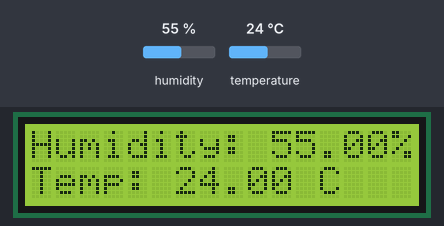
Bench run of a sketch on a simulated Arduino Uno, built with avr-gcc and run on an emulated ATmega328P. Parts: 16×2 character LCD. The inputs (shaded band) are chosen by the test bench; at power-on: humidity 55 %, temperature 24 °C.

Above: at 1.2 s.
1.3 s: humidity set to 22 %
At 3.6 s:
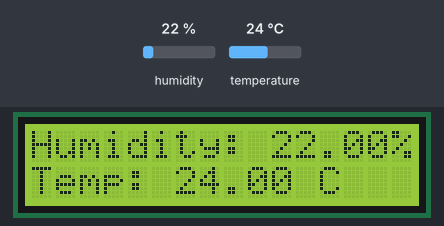
7.4 s: temperature set to 12 °C
At 9.8 s:
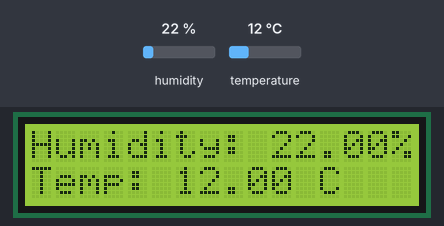
11.8 s: humidity set to 40 %
At 13.5 s:
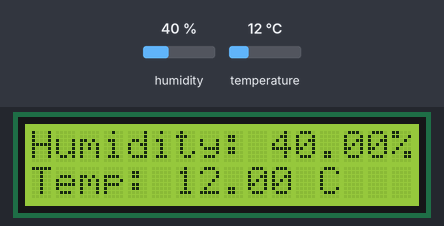
15.9 s: temperature set to 19 °C
At 17.2 s:
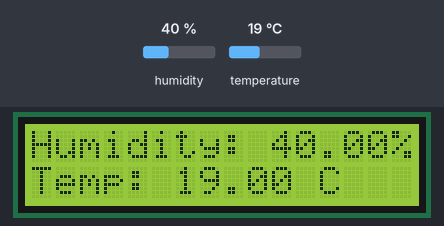
Timing chart, 0 to 18.9 s (numbered marks = the images above; inputs shaded):
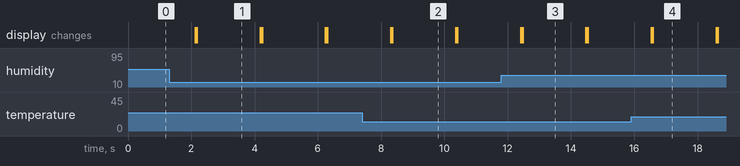

Measured:
- after the input at 1.3 s, the display: first differs from a run without the input after 0.88 s (image 1)
- after the input at 7.4 s, the display: first differs from a run without the input after 0.95 s (image 2)
- after the input at 11.8 s, the display: first differs from a run without the input after 0.67 s (image 3)
- after the input at 15.9 s, the display: first differs from a run without the input after 0.69 s (image 4)
- what the display in image 1 shows lasts 2.0 s, from 2.2 s to 4.2 s

The sketch:

dht11_code.ino
```cpp
// This code is designed by Prince Kushwaha
// Include necessary libraries
#include "DHT.h"
#include <LiquidCrystal_I2C.h>

// Define pin and sensor type for DHT sensor
#define DHTPIN 4
#define DHTTYPE DHT11
// Uncomment one of the following lines based on the sensor you're using
#define DHTTYPE DHT11
//#define DHTTYPE DHT22

// Initialize DHT sensor
DHT dht(DHTPIN, DHTTYPE);

// Initialize LCD
LiquidCrystal_I2C lcd(0x27, 16, 2);

void setup() {
  // Initialize DHT sensor
  dht.begin();

  // Turn on LCD backlight
  lcd.backlight();

  // Initialize LCD
  lcd.init();
}

void loop() {
  // Clear LCD
  lcd.clear();

  // Display Humidity
  lcd.setCursor(0, 0);
  lcd.print("Humidity: ");
  lcd.print((float)dht.readHumidity());
  lcd.print("%");

  // Display Temperature
  lcd.setCursor(0, 1);
  lcd.print("Temp: ");
  lcd.print((float)dht.readTemperature());
  lcd.print(" C");

  // Delay before refreshing display
  delay(2000);

  // Clear LCD for next readings
  lcd.clear();
}
```
